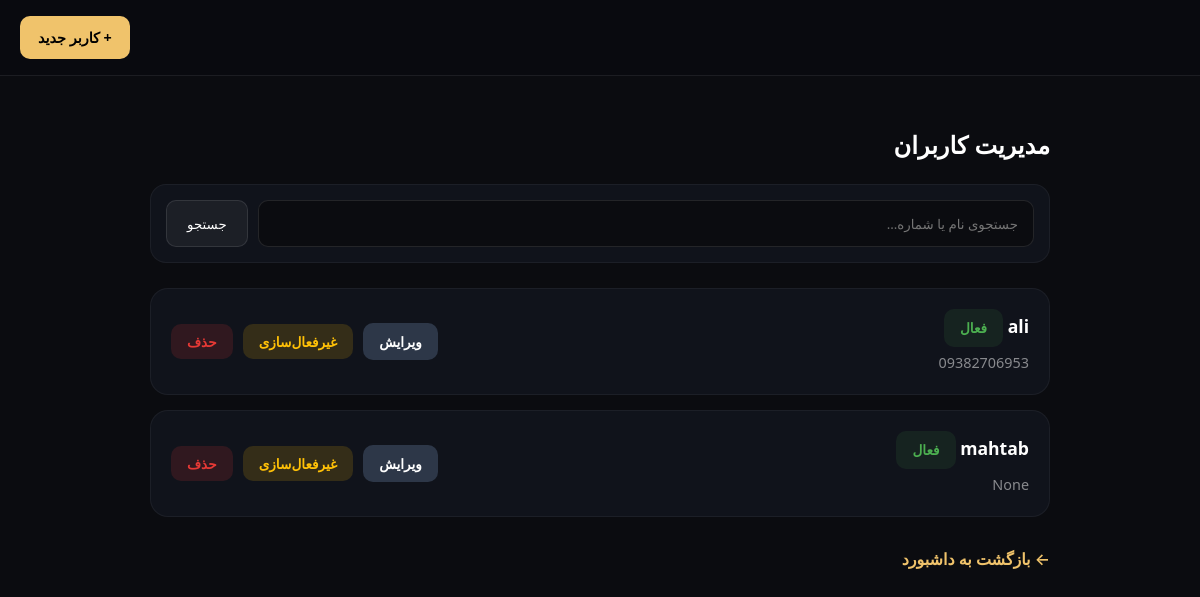
Screenshot of /admin-panel/users/ (signed in) with the database file from the repository.
### UMS/models/user.py (models this page shows, shortened)
class User(AbstractUser):
        phone_number = models.CharField(max_length=15, null=True, blank=True, unique=True)
        name = models.CharField(max_length=255, null=True, blank=True)
        last_name = models.CharField(max_length=255, null=True, blank=True)
        category = models.ForeignKey( "UMS.UserCategory",related_name="users",on_delete=models.CASCADE,null=True,blank=True)
        is_admin = models.BooleanField(
            default=False
        )

### UMS/views/admin_users.py (the view)
# urls.py: path("admin-panel/users/", admin_users, name="admin_users"),
@login_required(login_url="/do_login/")
@user_passes_test(lambda u: u.is_staff)
def admin_users(request):
    search = request.GET.get("search", "")
    users = User.objects.order_by("-date_joined")
    if search:
        users = users.filter(
            Q(username__icontains=search) |
            Q(profile__phone_number__icontains=search)
        )
    paginator = Paginator(users,10)
    page_number = request.GET.get("page")
    page_obj = paginator.get_page(page_number)
    return render(request,"users.html",{
        "page_obj":page_obj,
        "search":search
    })

### UMS/templates/users.html (shortened to what this page needs)
<!DOCTYPE html>
<html lang="fa" dir="rtl">
<head>
</head>
<body>
<header>
    <div class="header-inner">
        <a href="{% url 'admin_create_user' %}" class="btn-add">+ کاربر جدید</a>
    </div>
</header>
<div class="container">
    <h2>مدیریت کاربران</h2>
    <form method="get" class="search-box">
        <input type="text" name="search" value="{{search}}" class="search-input" placeholder="جستجوی نام یا شماره...">
        <button type="submit" class="btn-search">جستجو</button>
    </form>
    <div class="user-list">
        {% for user in page_obj %}
        <div class="user-item">
            <div class="user-info">
                <div class="user-name">
                    <span class="btn btn-toggle1 {% if user.is_active %}status-active{% else %}status-inactive{% endif %}">
                        {% if user.is_active %}فعال{% else %}غیرفعال{% endif %}
                    </span>
                </div>
                <div class="user-phone">{{ user.phone_number }}</div>
            </div>
            <div class="actions">
                <a href="{% url 'edit_user' user.id %}" class="btn btn-edit">ویرایش</a>
               <form action="{% url 'toggle_user_status' user.id %}" method="POST" style="display:inline;">
    <button type="submit" class="btn btn-toggle" >
        {% if user.is_active %}غیرفعال‌سازی{% else %}فعال‌سازی{% endif %}
    </button>
</form>
                <form action="{% url 'delete_user' user.id %}" method="POST" style="display:inline;">
                    <button type="submit" class="btn btn-delete" onclick="return confirm('آیا از حذف این کاربر مطمئن هستید؟')">
                        حذف
                    </button>
                </form>
            </div>
        </div>
        {% empty %}
        <div style="text-align: center; opacity: 0.5; padding: 40px;">کاربری پیدا نشد.</div>
        {% endfor %}
    </div>
    <a href="{% url 'admin_dashboard' %}" class="back-link">← بازگشت به داشبورد</a>
</div>
</body>
</html>

### UMS/templates/users.html (style rules this page uses)
body { margin: 0; background: #0b0c10; font-family: system-ui, -apple-system, sans-serif; color: #fff; line-height: 1.6; }
header { background: #090a0f; border-bottom: 1px solid rgba(255,255,255,.08); position: sticky; top: 0; z-index: 100; }
.header-inner { height: 75px; display: flex; align-items: center; flex-direction: row-reverse; padding: 0 20px; max-width: 1200px; margin: auto; }
.btn-add { background: #f0c36b; color: #000; border: none; padding: 10px 18px; border-radius: 10px; font-weight: 700; cursor: pointer; text-decoration: none; font-size: 0.9rem; }
.container { padding: 30px 15px; max-width: 900px; margin: auto; }
.search-box { background: #10131b; padding: 15px; border-radius: 16px; margin-bottom: 25px; display: flex; gap: 10px; border: 1px solid rgba(255,255,255,0.05); }
.search-input { font-family: inherit; flex: 1; background: #0b0c10; border: 1px solid rgba(255,255,255,0.1); border-radius: 10px; padding: 0 15px; color: #fff; height: 45px; }
.btn-search { font-family: inherit; background: rgba(255,255,255,0.05); color: #fff; border: 1px solid rgba(255,255,255,0.1); padding: 0 20px; border-radius: 10px; cursor: pointer; }
.user-list { display: flex; flex-direction: column; gap: 15px; }
.user-item { background: #10131b; border-radius: 18px; padding: 20px; display: flex; justify-content: space-between; align-items: center; border: 1px solid rgba(255,255,255,0.05); transition: 0.3s; }
.user-info .user-name { font-weight: 800; font-size: 1.1rem; color: #fff; margin-bottom: 4px; }
.user-info .user-phone { color: rgba(255,255,255,0.5); font-size: 0.9rem; }
.status-active { background: rgba(76, 175, 80, 0.1); color: #4caf50; }
.actions { display: flex; gap: 10px; align-items: center; }
.btn { border: none; border-radius: 10px; padding: 8px 16px; cursor: pointer; font-size: 0.85rem; text-decoration: none; font-weight: 600; display: inline-flex; align-items: center; }
.btn-edit { background: #2d3748; color: #fff; }
.btn-toggle { background: rgba(255, 193, 7, 0.15); color: #ffc107; }
.btn-delete { background: rgba(229, 57, 53, 0.15); color: #e53935; border: none; }
.back-link { display: inline-block; margin-top: 30px; color: #f0c36b; text-decoration: none; font-weight: 600; }
.btn-toggle { background: rgba(255, 193, 7, 0.15); color: #ffc107; transition: 0.3s; }
.btn { border: none; border-radius: 10px; padding: 8px 16px; cursor: pointer; font-size: 0.85rem; text-decoration: none; font-weight: 600; display: inline-flex; align-items: center; justify-content: center; font-family: inherit; transition: 0.3s; }
.btn-toggle1 { background-color: rgba(76, 175, 80, 0.1); }
.btn-delete { background: rgba(229, 57, 53, 0.15); color: #e53935; }

### rows the page displays
User: is_active "فعال", phone_number "09382706953"
User: is_active "فعال", phone_number "None"
